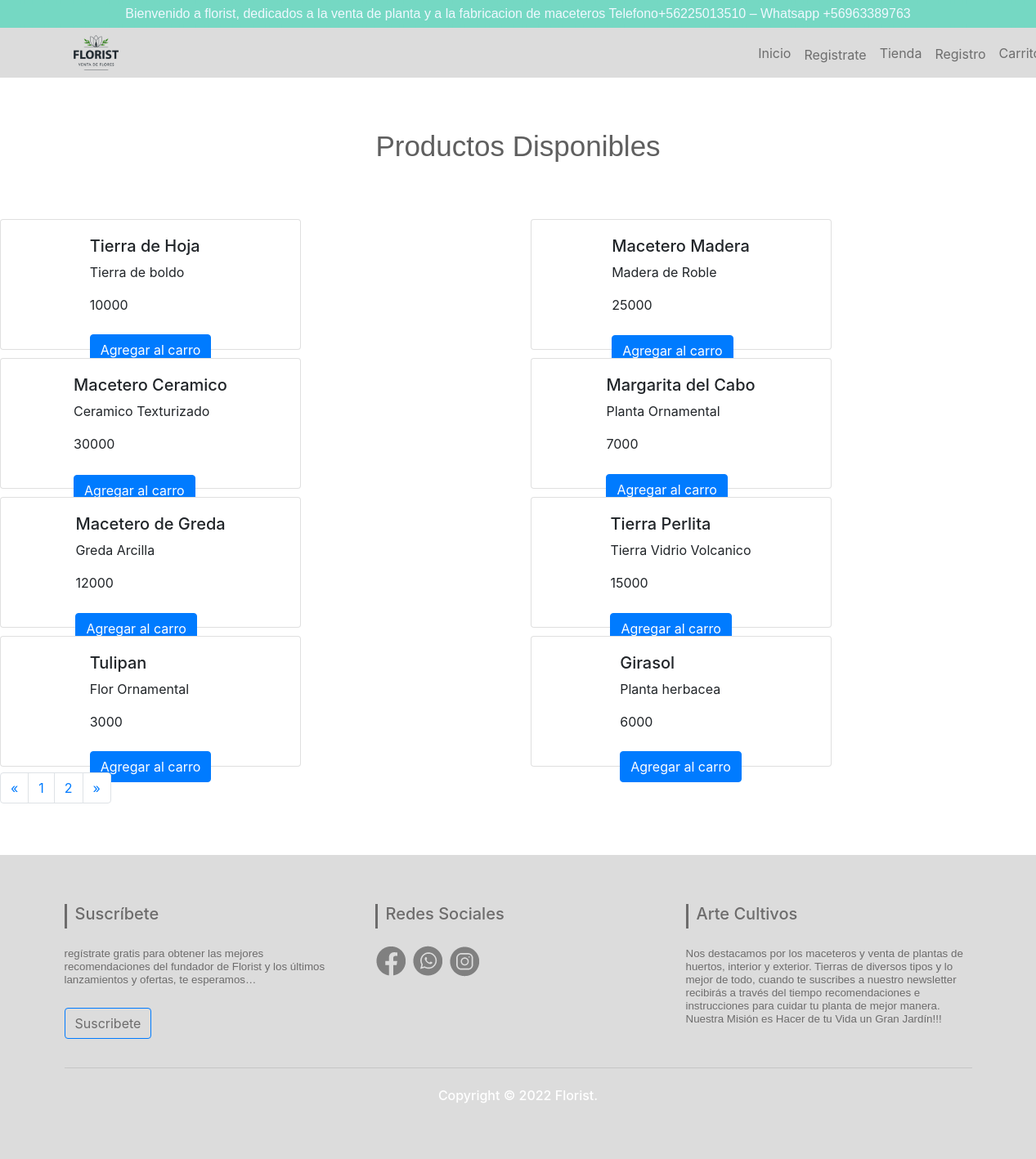
Screenshot of /Tienda with the database file from the repository.
### core/models.py (models this page shows, shortened)
class Producto(models.Model):
    SKU = models.CharField(max_length=6, primary_key=True, verbose_name='SKU')
    Nombre  = models.CharField(max_length=20, verbose_name='Nombre Producto')
    Precio = models.CharField(max_length=20, null=True, blank=True, verbose_name='Precio')
    Stock =  models.CharField(max_length=20, null=True, blank=True, verbose_name='Stock')
    Descripcion =  models.CharField(max_length=50, null=True, blank=True, verbose_name='Descripción')
    Categoria = models.ForeignKey(Categoria, on_delete=models.CASCADE)

### core/views.py (the view)
# urls.py: path('Tienda', Tienda, name="Tienda"),
def Tienda(request):
    productos = Producto.objects.all()
    return render(request, 'core/Tienda.html', {'productos':productos})

### core/context_processor.py (called while the page is built)
def total_carrito(request):
    total = 0
    if request.user.is_authenticated:
        if id in request.session.keys():
            for Key, value in request.session["carrito"].items():
                total += int(value["acumulado"])
    return {"total_carrito": total}

### core/Templates/core/Tienda.html (shortened to what this page needs)
<!doctype html>
<html lang="es">
  <head>
    {% load static %}
    <link rel="stylesheet" href="https://cdn.jsdelivr.net/npm/bootstrap@4.6.1/dist/css/bootstrap.min.css">
    <link rel="stylesheet" href="{% static 'Core/Css/estilos.css' %}">
  </head>
  <body>
    <div class="textosuperior" >Bienvenido a florist, dedicados a la venta de planta y a la fabricacion de maceteros Telefono+56225013510 – Whatsapp +56963389763</div>
<nav class="navbar navbar-expand-lg navbar-light" style="background-color:  rgba(214, 214, 214, 0.849);">
  <img src="{% static 'Core/Img/Logo.png' %}" alt="20" width="55" style="margin-left: 6%;">
  <div class="collapse navbar-collapse" id="navbarSupportedContent">
    <ul class="navbar-nav mr-auto" style="margin-left: 70%;">
      <li class="nav-item">
        <a class="nav-link" href="http://127.0.0.1:8000/">Inicio</a>
      </li>
      <li class="nav-item">
        <a class="nav-link" href="{%url 'registro1'%}">Registrate</a>
      </li>
      <li class="nav-item">
        <a class="nav-link" href="/Tienda">Tienda</a>
      </li>
      <li class="nav-item">
        <a class="nav-link" href="/Registro">Registro</a>
      </li>
      <li class="nav-item">
        <a class="nav-link" href="/carrito">Carrito</a>
      </li>
    </ul>
  </div>
</nav>
<h6>Productos Disponibles</h6>
<div class = "row">
  {% for Producto in productos %}
    <div class = "col-6">
      <div class = "card" style="height: 10rem; width: 23rem; margin: 5px 0px;">
        <div class = "card-body">
          <h5 class="card-tittle">{{Producto.Nombre}}</h5>
          <p class="card-text">{{Producto.Descripcion}}</p>
          <p class="card-text">{{Producto.Precio}}</p>
          <a href="#" class="btn btn-primary">Agregar al carro</a>
        </div>
      </div>
    </div>
   {% endfor %}
</div>
<nav aria-label="Page navigation example">
    <ul class="pagination">
      <li class="page-item">
        <a class="page-link" href="/Tienda" aria-label="Previous">
          <span aria-hidden="true">&laquo;</span>
        </a>
      </li>
      <li class="page-item"><a class="page-link" href="/Tienda">1</a></li>
      <li class="page-item"><a class="page-link" href="/Tienda2">2</a></li>
      <li class="page-item">
        <a class="page-link" href="/Tienda2" aria-label="Next">
          <span aria-hidden="true">&raquo;</span>
        </a>
      </li>
    </ul>
  </nav>
<section id="footer">
  <div class="container">
    <div class="row text-center text-xs-center text-sm-left text-md-left">
      <div class="col-xs-12 col-sm-4 col-md-4">
        <h5>Suscríbete</h5>
        <ul class="list-unstyled quick-links" >
          <li>
            <h1>regístrate gratis para obtener las mejores recomendaciones del fundador de Florist
              y los últimos lanzamientos y ofertas, te esperamos…
            </h1>
            <a class="btn btn-primary" href="{% url 'registro1' %}" role="button">Suscribete</a>
          </li>
        </ul>
      </div>
      <div class="col-xs-12 col-sm-4 col-md-4">
        <h5>Redes Sociales</h5>
        <a href="https://es-la.facebook.com/" class="href">
          <img src="{% static 'Core/Img/facebook.png' %}" alt="">
        </a>
        <a href="https://web.whatsapp.com/" class="href">
          <img src="{% static 'Core/Img/whatsapp.png' %}" alt="">
        </a>
        <a href="https://www.instagram.com/" class="href">
          <img src="{% static 'Core/Img/instagram.png' %}" alt="">
        </a>
      </div>
      <div class="col-xs-12 col-sm-4 col-md-4">
        <h5>Arte Cultivos</h5>
        <ul class="list-unstyled quick-links">
          <li>
            <h1>Nos destacamos por los maceteros y venta de plantas de huertos, interior y exterior.
              Tierras de diversos tipos y lo mejor de todo, cuando te suscribes a nuestro newsletter
              recibirás a través del tiempo recomendaciones e instrucciones para cuidar tu planta de mejor manera.
              Nuestra Misión es Hacer de tu Vida un Gran Jardín!!!
            </h1>
          </li>
        </ul>
      </div>
    </div>
      <hr>
    </div>
    <div class="row">
      <div class="col-xs-12 col-sm-12 col-md-12 mt-2 mt-sm-2 text-center text-white">
        <p class="h6">Copyright © 2022 Florist.</p>
      </div>
    </div>
</section>
  </body>
</html>

### core/Static/Core/Css/estilos.css (style rules this page uses)
.textosuperior { background-color: rgb(117, 216, 195); border: 5px dashed rgb(117, 216, 195); color: aliceblue; font-family: Arial, Helvetica, sans-serif; text-align: center; }
h1 { color: #6d6c6c; font-family: Arial, Helvetica, sans-serif; text-align: left; font-size: smaller; }
h6 { font-style: bold; font-family: Arial, Helvetica, sans-serif; text-align: center; color: rgb(95, 95, 95); font-size:35px; margin: 5%; }
.card { align-items: center; align-content: center; justify-items: center; width: 70%; }
a { align-items: center; align-content: center; justify-items: center; margin-top: 5%; }
section { margin-top: 5%; padding: 60px 0; }
#footer { background-color: rgba(214, 214, 214, 0.849) !important; }
#footer h5 { padding-left: 10px; border-left: 3px solid #6d6c6c; padding-bottom: 6px; margin-bottom: 20px; color:#6d6c6c; }
#footer a { color: #6d6c6c; text-decoration: none !important; background-color: transparent; -webkit-text-decoration-skip: objects; }
#footer ul.social li a, #footer ul.quick-links li a { color:#6d6c6c; }
#footer ul.quick-links li { padding: 3px 0; -webkit-transition: .5s all ease; -moz-transition: .5s all ease; transition: .5s all ease; }

### rows the page displays
Producto: Nombre "Tierra de Hoja", Descripcion "Tierra de boldo", Precio "10000"
Producto: Nombre "Macetero Madera", Descripcion "Madera de Roble", Precio "25000"
Producto: Nombre "Macetero Ceramico", Descripcion "Ceramico Texturizado", Precio "30000"
Producto: Nombre "Margarita del Cabo", Descripcion "Planta Ornamental", Precio "7000"
Producto: Nombre "Macetero de Greda", Descripcion "Greda Arcilla", Precio "12000"
Producto: Nombre "Tierra Perlita", Descripcion "Tierra Vidrio Volcanico", Precio "15000"
Producto: Nombre "Tulipan", Descripcion "Flor Ornamental", Precio "3000"
Producto: Nombre "Girasol", Descripcion "Planta herbacea", Precio "6000"
